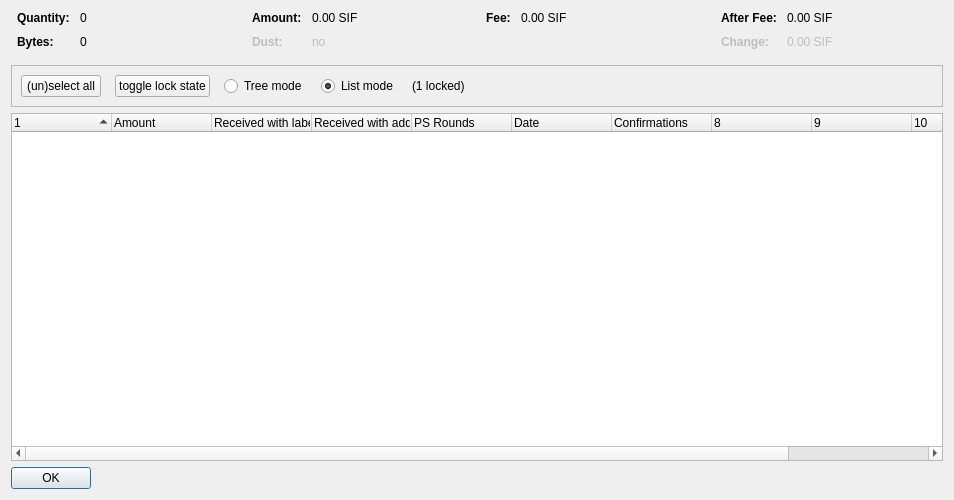
<?xml version="1.0" encoding="UTF-8"?>
<ui version="4.0">
 <class>CoinControlDialog</class>
 <widget class="QDialog" name="CoinControlDialog">
  <property name="geometry">
   <rect>
    <x>0</x>
    <y>0</y>
    <width>954</width>
    <height>500</height>
   </rect>
  </property>
  <property name="windowTitle">
   <string>Coin Selection</string>
  </property>
  <layout class="QVBoxLayout" name="verticalLayout">
   <item>
    <layout class="QHBoxLayout" name="horizontalLayoutTop" stretch="0,0,0,0">
     <property name="topMargin">
      <number>0</number>
     </property>
     <property name="bottomMargin">
      <number>10</number>
     </property>
     <item>
      <layout class="QFormLayout" name="formLayoutCoinControl1">
       <property name="horizontalSpacing">
        <number>10</number>
       </property>
       <property name="verticalSpacing">
        <number>10</number>
       </property>
       <property name="leftMargin">
        <number>6</number>
       </property>
       <property name="rightMargin">
        <number>6</number>
       </property>
       <item row="0" column="0">
        <widget class="QLabel" name="labelCoinControlQuantityText">
         <property name="font">
          <font>
           <weight>75</weight>
           <bold>true</bold>
          </font>
         </property>
         <property name="text">
          <string>Quantity:</string>
         </property>
        </widget>
       </item>
       <item row="0" column="1">
        <widget class="QLabel" name="labelCoinControlQuantity">
         <property name="cursor">
          <cursorShape>IBeamCursor</cursorShape>
         </property>
         <property name="contextMenuPolicy">
          <enum>Qt::ActionsContextMenu</enum>
         </property>
         <property name="text">
          <string notr="true">0</string>
         </property>
         <property name="textInteractionFlags">
          <set>Qt::LinksAccessibleByMouse|Qt::TextSelectableByKeyboard|Qt::TextSelectableByMouse</set>
         </property>
        </widget>
       </item>
       <item row="1" column="0">
        <widget class="QLabel" name="labelCoinControlBytesText">
         <property name="font">
          <font>
           <weight>75</weight>
           <bold>true</bold>
          </font>
         </property>
         <property name="text">
          <string>Bytes:</string>
         </property>
        </widget>
       </item>
       <item row="1" column="1">
        <widget class="QLabel" name="labelCoinControlBytes">
         <property name="cursor">
          <cursorShape>IBeamCursor</cursorShape>
         </property>
         <property name="contextMenuPolicy">
          <enum>Qt::ActionsContextMenu</enum>
         </property>
         <property name="text">
          <string notr="true">0</string>
         </property>
         <property name="textInteractionFlags">
          <set>Qt::LinksAccessibleByMouse|Qt::TextSelectableByKeyboard|Qt::TextSelectableByMouse</set>
         </property>
        </widget>
       </item>
      </layout>
     </item>
     <item>
      <layout class="QFormLayout" name="formLayoutCoinControl2">
       <property name="horizontalSpacing">
        <number>10</number>
       </property>
       <property name="verticalSpacing">
        <number>10</number>
       </property>
       <property name="leftMargin">
        <number>6</number>
       </property>
       <property name="rightMargin">
        <number>6</number>
       </property>
       <item row="0" column="0">
        <widget class="QLabel" name="labelCoinControlAmountText">
         <property name="font">
          <font>
           <weight>75</weight>
           <bold>true</bold>
          </font>
         </property>
         <property name="text">
          <string>Amount:</string>
         </property>
        </widget>
       </item>
       <item row="0" column="1">
        <widget class="QLabel" name="labelCoinControlAmount">
         <property name="cursor">
          <cursorShape>IBeamCursor</cursorShape>
         </property>
         <property name="contextMenuPolicy">
          <enum>Qt::ActionsContextMenu</enum>
         </property>
         <property name="text">
          <string notr="true">0.00 SIF</string>
         </property>
         <property name="textInteractionFlags">
          <set>Qt::LinksAccessibleByMouse|Qt::TextSelectableByKeyboard|Qt::TextSelectableByMouse</set>
         </property>
        </widget>
       </item>
       <item row="1" column="0">
        <widget class="QLabel" name="labelCoinControlLowOutputText">
         <property name="enabled">
          <bool>false</bool>
         </property>
         <property name="font">
          <font>
           <weight>75</weight>
           <bold>true</bold>
          </font>
         </property>
         <property name="text">
          <string>Dust:</string>
         </property>
        </widget>
       </item>
       <item row="1" column="1">
        <widget class="QLabel" name="labelCoinControlLowOutput">
         <property name="enabled">
          <bool>false</bool>
         </property>
         <property name="cursor">
          <cursorShape>IBeamCursor</cursorShape>
         </property>
         <property name="contextMenuPolicy">
          <enum>Qt::ActionsContextMenu</enum>
         </property>
         <property name="text">
          <string notr="true">no</string>
         </property>
         <property name="textInteractionFlags">
          <set>Qt::LinksAccessibleByMouse|Qt::TextSelectableByKeyboard|Qt::TextSelectableByMouse</set>
         </property>
        </widget>
       </item>
      </layout>
     </item>
     <item>
      <layout class="QFormLayout" name="formLayoutCoinControl3">
       <property name="horizontalSpacing">
        <number>10</number>
       </property>
       <property name="verticalSpacing">
        <number>10</number>
       </property>
       <property name="leftMargin">
        <number>6</number>
       </property>
       <property name="rightMargin">
        <number>6</number>
       </property>
       <item row="0" column="0">
        <widget class="QLabel" name="labelCoinControlFeeText">
         <property name="font">
          <font>
           <weight>75</weight>
           <bold>true</bold>
          </font>
         </property>
         <property name="text">
          <string>Fee:</string>
         </property>
        </widget>
       </item>
       <item row="0" column="1">
        <widget class="QLabel" name="labelCoinControlFee">
         <property name="cursor">
          <cursorShape>IBeamCursor</cursorShape>
         </property>
         <property name="contextMenuPolicy">
          <enum>Qt::ActionsContextMenu</enum>
         </property>
         <property name="text">
          <string notr="true">0.00 SIF</string>
         </property>
         <property name="textInteractionFlags">
          <set>Qt::LinksAccessibleByMouse|Qt::TextSelectableByKeyboard|Qt::TextSelectableByMouse</set>
         </property>
        </widget>
       </item>
      </layout>
     </item>
     <item>
      <layout class="QFormLayout" name="formLayoutCoinControl4">
       <property name="horizontalSpacing">
        <number>10</number>
       </property>
       <property name="verticalSpacing">
        <number>10</number>
       </property>
       <property name="leftMargin">
        <number>6</number>
       </property>
       <property name="rightMargin">
        <number>6</number>
       </property>
       <item row="0" column="0">
        <widget class="QLabel" name="labelCoinControlAfterFeeText">
         <property name="font">
          <font>
           <weight>75</weight>
           <bold>true</bold>
          </font>
         </property>
         <property name="text">
          <string>After Fee:</string>
         </property>
        </widget>
       </item>
       <item row="0" column="1">
        <widget class="QLabel" name="labelCoinControlAfterFee">
         <property name="cursor">
          <cursorShape>IBeamCursor</cursorShape>
         </property>
         <property name="contextMenuPolicy">
          <enum>Qt::ActionsContextMenu</enum>
         </property>
         <property name="text">
          <string notr="true">0.00 SIF</string>
         </property>
         <property name="textInteractionFlags">
          <set>Qt::LinksAccessibleByMouse|Qt::TextSelectableByKeyboard|Qt::TextSelectableByMouse</set>
         </property>
        </widget>
       </item>
       <item row="1" column="0">
        <widget class="QLabel" name="labelCoinControlChangeText">
         <property name="enabled">
          <bool>false</bool>
         </property>
         <property name="font">
          <font>
           <weight>75</weight>
           <bold>true</bold>
          </font>
         </property>
         <property name="text">
          <string>Change:</string>
         </property>
        </widget>
       </item>
       <item row="1" column="1">
        <widget class="QLabel" name="labelCoinControlChange">
         <property name="enabled">
          <bool>false</bool>
         </property>
         <property name="cursor">
          <cursorShape>IBeamCursor</cursorShape>
         </property>
         <property name="contextMenuPolicy">
          <enum>Qt::ActionsContextMenu</enum>
         </property>
         <property name="text">
          <string notr="true">0.00 SIF</string>
         </property>
         <property name="textInteractionFlags">
          <set>Qt::LinksAccessibleByMouse|Qt::TextSelectableByKeyboard|Qt::TextSelectableByMouse</set>
         </property>
        </widget>
       </item>
      </layout>
     </item>
    </layout>
   </item>
   <item>
    <widget class="QFrame" name="frame">
     <property name="minimumSize">
      <size>
       <width>0</width>
       <height>40</height>
      </size>
     </property>
     <property name="frameShape">
      <enum>QFrame::StyledPanel</enum>
     </property>
     <property name="frameShadow">
      <enum>QFrame::Sunken</enum>
     </property>
     <layout class="QHBoxLayout" name="horizontalLayout">
      <item>
       <layout class="QHBoxLayout" name="horizontalLayoutPanel" stretch="0,0,0,0,0,0">
        <property name="spacing">
         <number>14</number>
        </property>
        <item>
         <widget class="QPushButton" name="pushButtonSelectAll">
          <property name="sizePolicy">
           <sizepolicy hsizetype="Maximum" vsizetype="Fixed">
            <horstretch>0</horstretch>
            <verstretch>0</verstretch>
           </sizepolicy>
          </property>
          <property name="text">
           <string>(un)select all</string>
          </property>
          <property name="autoDefault">
           <bool>false</bool>
          </property>
         </widget>
        </item>
        <item>
         <widget class="QPushButton" name="pushButtonToggleLock">
          <property name="sizePolicy">
           <sizepolicy hsizetype="Maximum" vsizetype="Fixed">
            <horstretch>0</horstretch>
            <verstretch>0</verstretch>
           </sizepolicy>
          </property>
          <property name="text">
           <string>toggle lock state</string>
          </property>
          <property name="autoDefault">
           <bool>false</bool>
          </property>
         </widget>
        </item>
        <item>
         <widget class="QRadioButton" name="radioTreeMode">
          <property name="sizePolicy">
           <sizepolicy hsizetype="Maximum" vsizetype="Fixed">
            <horstretch>0</horstretch>
            <verstretch>0</verstretch>
           </sizepolicy>
          </property>
          <property name="text">
           <string>Tree mode</string>
          </property>
         </widget>
        </item>
        <item>
         <widget class="QRadioButton" name="radioListMode">
          <property name="sizePolicy">
           <sizepolicy hsizetype="Maximum" vsizetype="Fixed">
            <horstretch>0</horstretch>
            <verstretch>0</verstretch>
           </sizepolicy>
          </property>
          <property name="text">
           <string>List mode</string>
          </property>
          <property name="checked">
           <bool>true</bool>
          </property>
         </widget>
        </item>
        <item>
         <widget class="QLabel" name="labelLocked">
          <property name="text">
           <string>(1 locked)</string>
          </property>
         </widget>
        </item>
        <item>
         <spacer name="horizontalSpacer">
          <property name="orientation">
           <enum>Qt::Horizontal</enum>
          </property>
          <property name="sizeHint" stdset="0">
           <size>
            <width>40</width>
            <height>20</height>
           </size>
          </property>
         </spacer>
        </item>
       </layout>
      </item>
     </layout>
    </widget>
   </item>
   <item>
    <widget class="CoinControlTreeWidget" name="treeWidget">
     <property name="contextMenuPolicy">
      <enum>Qt::CustomContextMenu</enum>
     </property>
     <property name="sortingEnabled">
      <bool>false</bool>
     </property>
     <property name="columnCount">
      <number>11</number>
     </property>
     <attribute name="headerShowSortIndicator" stdset="0">
      <bool>true</bool>
     </attribute>
     <attribute name="headerStretchLastSection">
      <bool>false</bool>
     </attribute>
     <column>
      <property name="text">
       <string/>
      </property>
     </column>
     <column>
      <property name="text">
       <string>Amount</string>
      </property>
     </column>
     <column>
      <property name="text">
       <string>Received with label</string>
      </property>
     </column>
     <column>
      <property name="text">
       <string>Received with address</string>
      </property>
     </column>
     <column>
      <property name="text">
       <string>PS Rounds</string>
      </property>
     </column>
     <column>
      <property name="text">
       <string>Date</string>
      </property>
     </column>
     <column>
      <property name="text">
       <string>Confirmations</string>
      </property>
      <property name="toolTip">
       <string>Confirmed</string>
      </property>
     </column>
     <column>
      <property name="text">
       <string/>
      </property>
     </column>
     <column>
      <property name="text">
       <string/>
      </property>
     </column>
     <column>
      <property name="text">
       <string/>
      </property>
     </column>
     <column>
      <property name="text">
       <string/>
      </property>
     </column>
    </widget>
   </item>
   <item>
    <widget class="QDialogButtonBox" name="buttonBox">
     <property name="sizePolicy">
      <sizepolicy hsizetype="Maximum" vsizetype="Fixed">
       <horstretch>0</horstretch>
       <verstretch>0</verstretch>
      </sizepolicy>
     </property>
     <property name="orientation">
      <enum>Qt::Horizontal</enum>
     </property>
     <property name="standardButtons">
      <set>QDialogButtonBox::Ok</set>
     </property>
    </widget>
   </item>
  </layout>
 </widget>
 <customwidgets>
  <customwidget>
   <class>CoinControlTreeWidget</class>
   <extends>QTreeWidget</extends>
   <header>coincontroltreewidget.h</header>
  </customwidget>
 </customwidgets>
 <resources/>
 <connections/>
</ui>
